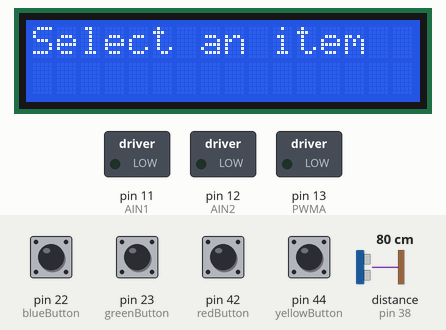
This sketch was run on a simulated Arduino Mega 2560, built with avr-gcc and run on an emulated ATmega2560. Shown: 16×2 character LCD, switched loads named in the sketch (green lamp = pin HIGH). The test bench sets the inputs (shaded band); at power-on: pin 22 (blueButton), pin 23 (greenButton), pin 42 (redButton), pin 44 (yellowButton) HIGH, distance to the obstacle (sensor on pin 38) 80 cm. The echo pulse lasts 58.3 µs per cm; pins used as bus, display or sensor lines are not drawn.

Above: at 1.2 s.
1.3 s: pin 22 (blueButton) pulled LOW for 0.15 s
At 2.3 s:
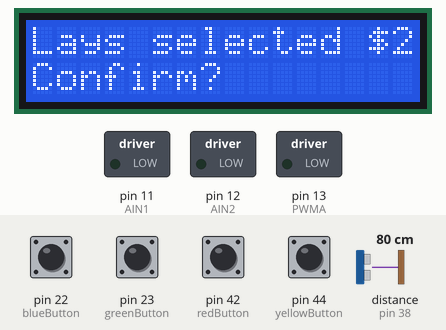
2.9 s: pin 23 (greenButton) pulled LOW for 0.15 s
At 4.6 s:
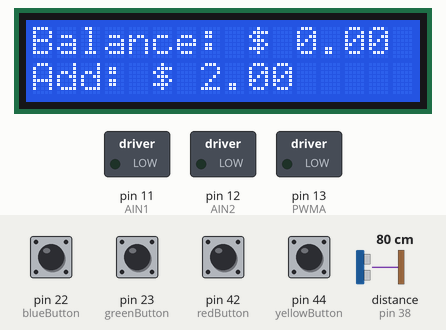
Timing chart, 0 to 6.1 s (numbered marks = the images above; inputs shaded):
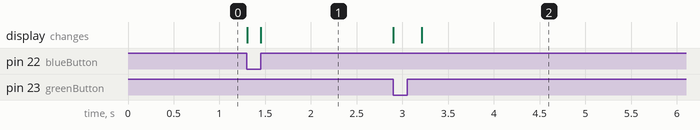

The sketch:

FinalProject_Stage2.ino
```cpp
//LCD Library
#include <LiquidCrystal.h>

//Initalize Pins
//Buttons
int blueButton = 22;
int greenButton = 23;
int redButton = 42;
int yellowButton = 44;

//LCD
LiquidCrystal lcd(26, 27, 30, 31, 34, 35);

//Ultrasonic
const int trigPin = 40;
const int echoPin = 38;

long lastTime = 0;

//Motor
const int AIN1 = 11;
const int AIN2 = 12;
const int PWMA = 13;

// Intialize variables
float currentCoins = 0.0;
float neededCoins = 0.0;
//Prices
int cost[3] = { 3, 2, 5 };
//stock
int stock[3] = { 6, 12, 1 };
int selectedItem = -1;

const char* itemName[3] = { "Cola", "Lays", "Twix" };

float distance = 0.0;

int state = 1;

void setup() {
  //Inputs
  //Buttons
  pinMode(blueButton, INPUT_PULLUP);
  pinMode(greenButton, INPUT_PULLUP);
  pinMode(redButton, INPUT_PULLUP);
  pinMode(yellowButton, INPUT_PULLUP);

  //Ultrasonic (input/output)
  pinMode(trigPin, OUTPUT);
  pinMode(echoPin, INPUT);

  //Outputs
  //LCD
  lcd.begin(16, 2);
  lcd.clear();

  //Motor
  pinMode(AIN1, OUTPUT);
  pinMode(AIN2, OUTPUT);
  pinMode(PWMA, OUTPUT);


  Serial.begin(9600);
}

void loop() {
  switch (state) {
    case 1:  // start message
      lcd.setCursor(0, 0);
      lcd.print("Select an item");
      if (digitalRead(redButton) == LOW || digitalRead(blueButton) == LOW || digitalRead(yellowButton) == LOW) {
        lcd.clear();
        state = 2;
      }
      break;

    case 2:  // Selection
      //if red button pressed
      if (digitalRead(redButton) == LOW) {
        selectedItem = 0;  // Cola selected
        lcd.clear();
      }
      //if blue button pressed
      if (digitalRead(blueButton) == LOW) {
        selectedItem = 1;  // Lays selected
        lcd.clear();
      }
      //if yellow button pressed
      if (digitalRead(yellowButton) == LOW) {
        selectedItem = 2;  // Twix selected
        lcd.clear();
      }

      if (stock[selectedItem] > 0) {
        //Display selected: item name and the cost of the item
        lcd.setCursor(0, 0);
        lcd.print(itemName[selectedItem]);
        lcd.setCursor(4, 0);
        lcd.print(" selected $");
        lcd.setCursor(15, 0);
        lcd.print(cost[selectedItem]);
        lcd.setCursor(0, 1);
        lcd.print("Confirm?");
        neededCoins = cost[selectedItem];
      } else {
        //if item is out of stock
        //Display item is out of stock (top), select another item (bottom)
        lcd.setCursor(0, 0);
        lcd.print("Out of stock    ");
        lcd.setCursor(0, 1);
        lcd.print("select new item");
      }
      if (selectedItem >= 0 && digitalRead(greenButton) == LOW) {
        lcd.clear();
        state = 3;
      }
      break;
    case 3:  // reading coins (ultrasonic)
      distance = getDistance();
      delay(300);

      //if a coin has been insterted (ultrasonic reading)
      if (distance <= 2) {
        currentCoins += 1;
      }
      if (currentCoins < neededCoins) {
        lcd.setCursor(0, 0);
        lcd.print("Balance: $");
        lcd.setCursor(11, 0);
        lcd.print(currentCoins);
        lcd.setCursor(0, 1);
        lcd.print("Add: $");
        lcd.setCursor(7, 1);
        lcd.print(neededCoins - currentCoins);
      } else {
        lcd.setCursor(0, 0);
        lcd.print("push green but-");
        lcd.setCursor(0, 1);
        lcd.print("ton to confirm  ");
        if (digitalRead(greenButton) == LOW) {
          lcd.clear();
          state = 4;
          break;
        }
      }
      break;
    case 4:
      dispense();
      stock[selectedItem] -= 1;
      currentCoins = 0;
      lcd.setCursor(0, 0);
      lcd.print("Thank you for");
      lcd.setCursor(0, 1);
      lcd.print("your purchase!");
      delay(3000);
      selectedItem = -1;
      state = 1;
      lcd.clear();
      break;
  }
}

//Dispense function to run motor
void dispense() {
  digitalWrite(AIN1, HIGH);
  digitalWrite(AIN2, LOW);

  analogWrite(PWMA, 35);  //35 at 165
  delay(165);             // stop motor after 1 cycle //Trial and error for getting proper time
  digitalWrite(AIN1, LOW);
  digitalWrite(AIN2, LOW);
}

float getDistance() {
  float echoTime;
  float calculatedDistance;


  digitalWrite(trigPin, HIGH);
  delayMicroseconds(10);
  digitalWrite(trigPin, LOW);

  echoTime = pulseIn(echoPin, HIGH);
  calculatedDistance = echoTime / 148.0;
  return calculatedDistance;
}
```

Measured:
- after the input at 1.3 s, the display: first changes at once (image 1 shows a later state)
- after the input at 2.9 s, the display: first changes at once (image 2 shows a later state)
